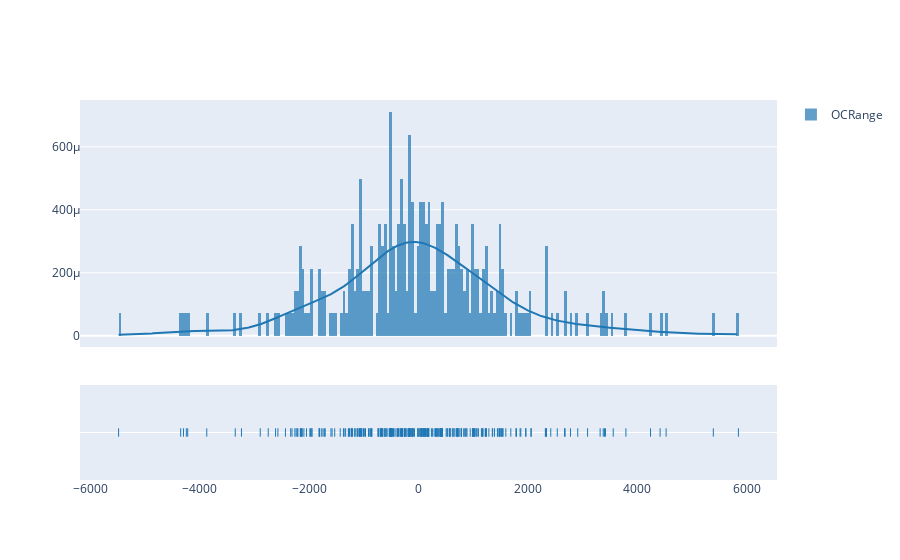

Source (notebook cell):
### Code cell
fig = ff.create_distplot([df['OCRange']], group_labels=['OCRange'], bin_size = 50)
fig.show()

### Figure 1 — Plotly figure (JSON) as saved in the notebook; plotly's stock layout.template omitted (floating-point values rounded to 4 significant figures; data arrays with more than 128 entries replaced by an {"elided": "..."} marker saying what was removed)
{"data": [{"autobinx": false, "histnorm": "probability density", "legendgroup": "OCRange", "marker": {"color": "rgb(31, 119, 180)"}, "name": "OCRange", "opacity": 0.7, "type": "histogram", "x": {"elided": "282 float values"}, "xaxis": "x", "xbins": {"end": 5849.0, "size": 50, "start": -5487.0}, "yaxis": "y"}, {"legendgroup": "OCRange", "marker": {"color": "rgb(31, 119, 180)"}, "mode": "lines", "name": "OCRange", "showlegend": false, "type": "scatter", "x": {"elided": "500 float values"}, "xaxis": "x", "y": {"elided": "500 float values"}, "yaxis": "y"}, {"legendgroup": "OCRange", "marker": {"color": "rgb(31, 119, 180)", "symbol": "line-ns-open"}, "mode": "markers", "name": "OCRange", "showlegend": false, "type": "scatter", "x": {"elided": "282 float values"}, "xaxis": "x", "y": {"elided": "282 str values"}, "yaxis": "y2"}], "layout": {"barmode": "overlay", "hovermode": "closest", "legend": {"traceorder": "reversed"}, "xaxis": {"anchor": "y2", "domain": [0, 1], "zeroline": false}, "yaxis": {"anchor": "free", "domain": [0.35, 1], "position": 0}, "yaxis2": {"anchor": "x", "domain": [0, 0.25], "dtick": 1, "showticklabels": false}}}
